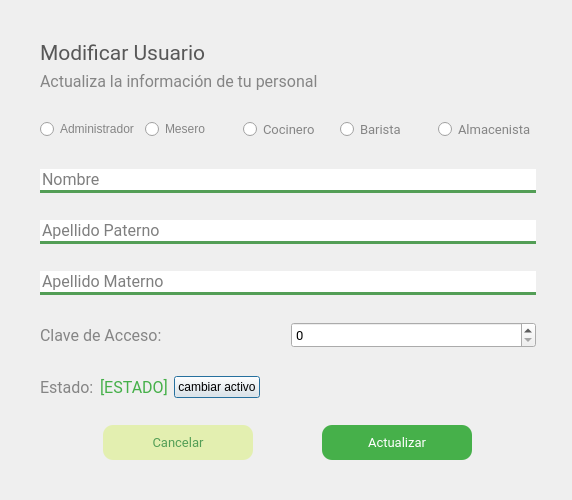
<?xml version="1.0" encoding="UTF-8"?>
<ui version="4.0">
 <class>admin_modificar_usuario</class>
 <widget class="QDialog" name="admin_modificar_usuario">
  <property name="geometry">
   <rect>
    <x>0</x>
    <y>0</y>
    <width>572</width>
    <height>500</height>
   </rect>
  </property>
  <property name="windowTitle">
   <string>Dialog</string>
  </property>
  <widget class="QWidget" name="layoutWidget">
   <property name="geometry">
    <rect>
     <x>40</x>
     <y>40</y>
     <width>496</width>
     <height>420</height>
    </rect>
   </property>
   <layout class="QVBoxLayout" name="verticalLayout">
    <property name="spacing">
     <number>6</number>
    </property>
    <item>
     <widget class="QLabel" name="elPatio_2">
      <property name="font">
       <font>
        <family>Roboto</family>
        <pointsize>16</pointsize>
       </font>
      </property>
      <property name="styleSheet">
       <string notr="true">color: #585858
</string>
      </property>
      <property name="text">
       <string>Modificar Usuario</string>
      </property>
     </widget>
    </item>
    <item>
     <widget class="QLabel" name="elPatio_3">
      <property name="font">
       <font>
        <family>Roboto</family>
        <pointsize>12</pointsize>
       </font>
      </property>
      <property name="styleSheet">
       <string notr="true">color: rgb(133, 133, 133);
</string>
      </property>
      <property name="text">
       <string>Actualiza la información de tu personal</string>
      </property>
     </widget>
    </item>
    <item>
     <spacer name="verticalSpacer">
      <property name="orientation">
       <enum>Qt::Vertical</enum>
      </property>
      <property name="sizeHint" stdset="0">
       <size>
        <width>20</width>
        <height>40</height>
       </size>
      </property>
     </spacer>
    </item>
    <item>
     <layout class="QHBoxLayout" name="horizontalLayout_2">
      <item>
       <widget class="QRadioButton" name="rbAdministrador">
        <property name="styleSheet">
         <string notr="true">color: rgb(133, 133, 133);
</string>
        </property>
        <property name="text">
         <string>Administrador</string>
        </property>
       </widget>
      </item>
      <item>
       <widget class="QRadioButton" name="rbMesero">
        <property name="styleSheet">
         <string notr="true">color: rgb(133, 133, 133);
</string>
        </property>
        <property name="text">
         <string>Mesero</string>
        </property>
       </widget>
      </item>
      <item>
       <widget class="QRadioButton" name="rbCocinero">
        <property name="font">
         <font>
          <family>Roboto</family>
          <pointsize>10</pointsize>
         </font>
        </property>
        <property name="styleSheet">
         <string notr="true">color: rgb(133, 133, 133);
</string>
        </property>
        <property name="text">
         <string>Cocinero</string>
        </property>
       </widget>
      </item>
      <item>
       <widget class="QRadioButton" name="rbBarista">
        <property name="font">
         <font>
          <family>Roboto</family>
          <pointsize>10</pointsize>
         </font>
        </property>
        <property name="styleSheet">
         <string notr="true">color: rgb(133, 133, 133);
</string>
        </property>
        <property name="text">
         <string>Barista</string>
        </property>
       </widget>
      </item>
      <item>
       <widget class="QRadioButton" name="rbAlmacenista">
        <property name="font">
         <font>
          <family>Roboto</family>
          <pointsize>10</pointsize>
         </font>
        </property>
        <property name="styleSheet">
         <string notr="true">color: rgb(133, 133, 133);
</string>
        </property>
        <property name="text">
         <string>Almacenista</string>
        </property>
       </widget>
      </item>
     </layout>
    </item>
    <item>
     <spacer name="verticalSpacer_2">
      <property name="orientation">
       <enum>Qt::Vertical</enum>
      </property>
      <property name="sizeHint" stdset="0">
       <size>
        <width>20</width>
        <height>40</height>
       </size>
      </property>
     </spacer>
    </item>
    <item>
     <widget class="QLineEdit" name="nombre">
      <property name="font">
       <font>
        <family>Roboto</family>
        <pointsize>12</pointsize>
       </font>
      </property>
      <property name="styleSheet">
       <string notr="true">border: none;
border-bottom: 3px solid #539E56;</string>
      </property>
      <property name="placeholderText">
       <string>Nombre</string>
      </property>
     </widget>
    </item>
    <item>
     <spacer name="verticalSpacer_4">
      <property name="orientation">
       <enum>Qt::Vertical</enum>
      </property>
      <property name="sizeHint" stdset="0">
       <size>
        <width>20</width>
        <height>40</height>
       </size>
      </property>
     </spacer>
    </item>
    <item>
     <widget class="QLineEdit" name="paterno">
      <property name="font">
       <font>
        <family>Roboto</family>
        <pointsize>12</pointsize>
       </font>
      </property>
      <property name="styleSheet">
       <string notr="true">border: none;
border-bottom: 3px solid #539E56;</string>
      </property>
      <property name="placeholderText">
       <string>Apellido Paterno</string>
      </property>
     </widget>
    </item>
    <item>
     <spacer name="verticalSpacer_5">
      <property name="orientation">
       <enum>Qt::Vertical</enum>
      </property>
      <property name="sizeHint" stdset="0">
       <size>
        <width>20</width>
        <height>40</height>
       </size>
      </property>
     </spacer>
    </item>
    <item>
     <widget class="QLineEdit" name="materno">
      <property name="font">
       <font>
        <family>Roboto</family>
        <pointsize>12</pointsize>
       </font>
      </property>
      <property name="styleSheet">
       <string notr="true">border: none;
border-bottom: 3px solid #539E56;</string>
      </property>
      <property name="placeholderText">
       <string>Apellido Materno</string>
      </property>
     </widget>
    </item>
    <item>
     <spacer name="verticalSpacer_6">
      <property name="orientation">
       <enum>Qt::Vertical</enum>
      </property>
      <property name="sizeHint" stdset="0">
       <size>
        <width>20</width>
        <height>40</height>
       </size>
      </property>
     </spacer>
    </item>
    <item>
     <layout class="QHBoxLayout" name="horizontalLayout_3">
      <item>
       <widget class="QLabel" name="elPatio_4">
        <property name="font">
         <font>
          <family>Roboto</family>
          <pointsize>12</pointsize>
         </font>
        </property>
        <property name="styleSheet">
         <string notr="true">color: rgb(133, 133, 133);
</string>
        </property>
        <property name="text">
         <string>Clave de Acceso:</string>
        </property>
       </widget>
      </item>
      <item>
       <widget class="QSpinBox" name="claveUsuario">
        <property name="font">
         <font>
          <family>Roboto</family>
          <pointsize>10</pointsize>
         </font>
        </property>
        <property name="maximum">
         <number>9999</number>
        </property>
       </widget>
      </item>
     </layout>
    </item>
    <item>
     <spacer name="verticalSpacer_3">
      <property name="orientation">
       <enum>Qt::Vertical</enum>
      </property>
      <property name="sizeHint" stdset="0">
       <size>
        <width>20</width>
        <height>40</height>
       </size>
      </property>
     </spacer>
    </item>
    <item>
     <layout class="QHBoxLayout" name="horizontalLayout_4">
      <item>
       <widget class="QLabel" name="elPatio_5">
        <property name="font">
         <font>
          <family>Roboto</family>
          <pointsize>12</pointsize>
         </font>
        </property>
        <property name="styleSheet">
         <string notr="true">color: rgb(133, 133, 133);
</string>
        </property>
        <property name="text">
         <string>Estado:</string>
        </property>
       </widget>
      </item>
      <item>
       <widget class="QLabel" name="lb_estado">
        <property name="font">
         <font>
          <family>Roboto</family>
          <pointsize>12</pointsize>
         </font>
        </property>
        <property name="styleSheet">
         <string notr="true">color: #46B04A;</string>
        </property>
        <property name="text">
         <string>[ESTADO]</string>
        </property>
       </widget>
      </item>
      <item>
       <widget class="QPushButton" name="btnCambiarEstado">
        <property name="styleSheet">
         <string notr="true"/>
        </property>
        <property name="text">
         <string>cambiar activo</string>
        </property>
       </widget>
      </item>
      <item>
       <spacer name="horizontalSpacer">
        <property name="orientation">
         <enum>Qt::Horizontal</enum>
        </property>
        <property name="sizeHint" stdset="0">
         <size>
          <width>40</width>
          <height>20</height>
         </size>
        </property>
       </spacer>
      </item>
     </layout>
    </item>
    <item>
     <spacer name="verticalSpacer_7">
      <property name="orientation">
       <enum>Qt::Vertical</enum>
      </property>
      <property name="sizeHint" stdset="0">
       <size>
        <width>20</width>
        <height>40</height>
       </size>
      </property>
     </spacer>
    </item>
    <item>
     <layout class="QHBoxLayout" name="horizontalLayout">
      <item>
       <widget class="QPushButton" name="btnCancelar">
        <property name="minimumSize">
         <size>
          <width>0</width>
          <height>35</height>
         </size>
        </property>
        <property name="maximumSize">
         <size>
          <width>150</width>
          <height>16777215</height>
         </size>
        </property>
        <property name="font">
         <font>
          <family>Roboto</family>
          <pointsize>10</pointsize>
         </font>
        </property>
        <property name="cursor">
         <cursorShape>PointingHandCursor</cursorShape>
        </property>
        <property name="styleSheet">
         <string notr="true">*{
	color: #539E56;
	border-radius: 10px;
	background-color: #E3EFB0;
	border: none;
	padding: 5px;
}

:hover{
	background-color: white;
	border: 1px solid #46B04A;
	color: #46B04A;
}</string>
        </property>
        <property name="text">
         <string>Cancelar</string>
        </property>
       </widget>
      </item>
      <item>
       <widget class="QPushButton" name="btnGuardarCambios">
        <property name="minimumSize">
         <size>
          <width>0</width>
          <height>35</height>
         </size>
        </property>
        <property name="maximumSize">
         <size>
          <width>150</width>
          <height>16777215</height>
         </size>
        </property>
        <property name="font">
         <font>
          <family>Roboto</family>
          <pointsize>10</pointsize>
         </font>
        </property>
        <property name="cursor">
         <cursorShape>PointingHandCursor</cursorShape>
        </property>
        <property name="styleSheet">
         <string notr="true">*{
	color: white;
	border-radius: 10px;
	background-color: #46B04A;
	border: none;
	padding: 5px;
}

:hover{
	background-color: white;
	border: 1px solid #46B04A;
	color: #46B04A;
}

:disabled {
	background-color: rgb(133, 133, 133);
	color: white;
}</string>
        </property>
        <property name="text">
         <string>Actualizar</string>
        </property>
       </widget>
      </item>
     </layout>
    </item>
   </layout>
  </widget>
 </widget>
 <resources/>
 <connections/>
</ui>
